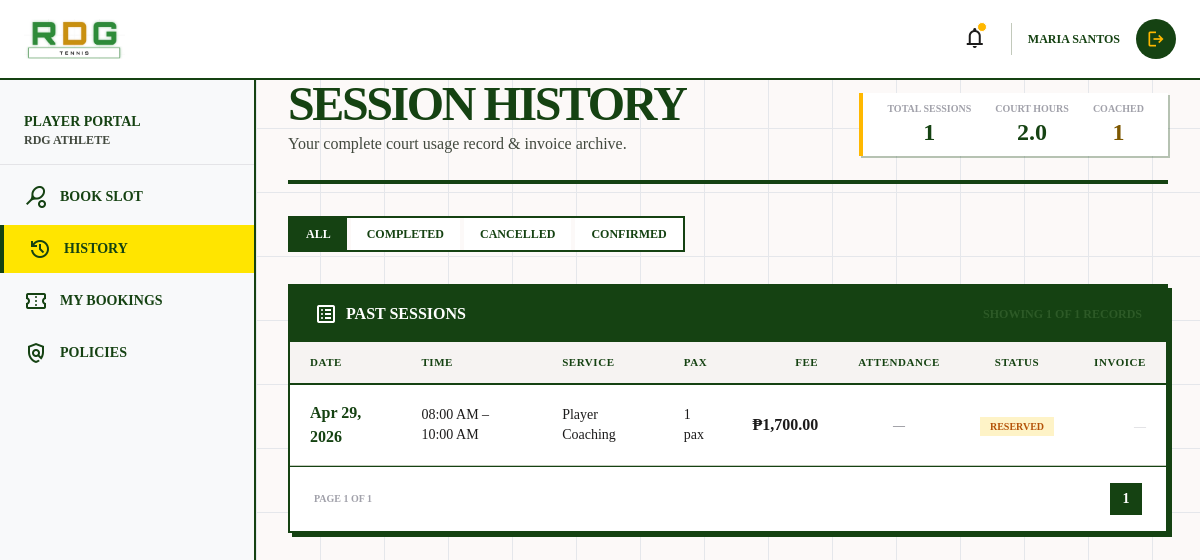
Page /client/history.php (signed in) on the committed database.
### tables this page shows
CREATE TABLE bookings (
  id                    BIGINT UNSIGNED NOT NULL AUTO_INCREMENT,
  booking_code          VARCHAR(20) NOT NULL,
  user_id               BIGINT UNSIGNED NOT NULL,
  schedule_id           BIGINT UNSIGNED NOT NULL,
  pricing_config_id     BIGINT UNSIGNED NOT NULL,
  user_package_id       BIGINT UNSIGNED NULL,
   
  processed_by_admin_id BIGINT UNSIGNED NULL,
  pax                   INT UNSIGNED NOT NULL,
  duration_hours        DECIMAL(4,2) NOT NULL,
  coaching_fee          DECIMAL(10,2) NOT NULL,
  court_fee             DECIMAL(10,2) NOT NULL,
  total_fee             DECIMAL(10,2) NOT NULL,
  status                ENUM('reserved','confirmed','completed','cancelled') NOT NULL DEFAULT 'reserved',
  cancelled_reason      VARCHAR(255) NULL,
  booked_at             TIMESTAMP NOT NULL DEFAULT CURRENT_TIMESTAMP,
  confirmed_at          TIMESTAMP NULL,
  completed_at          TIMESTAMP NULL,
  cancelled_at          TIMESTAMP NULL,    
  reminded_1day_admin   TINYINT(1) NOT NULL DEFAULT 0,
  reminded_3hr_admin    TINYINT(1) NOT NULL DEFAULT 0,
  reminded_1day_player  TINYINT(1) NOT NULL DEFAULT 0,
  reminded_3hr_player   TINYINT(1) NOT NULL DEFAULT 0,
  PRIMARY KEY (id),
  UNIQUE KEY uq_bookings_code (booking_code),
  KEY idx_bookings_schedule (schedule_id),
  KEY idx_bookings_user (user_id, status),
  KEY idx_bookings_status (status),
  CONSTRAINT fk_bookings_user
    FOREIGN KEY (user_id) REFERENCES users(id) ON DELETE RESTRICT,
  CONSTRAINT fk_bookings_schedule
    FOREIGN KEY (schedule_id) REFERENCES schedules(id) ON DELETE RESTRICT,
  CONSTRAINT fk_bookings_pricing
    FOREIGN KEY (pricing_config_id) REFERENCES pricing_config(id) ON DELETE RESTRICT,
  CONSTRAINT fk_bookings_user_package
    FOREIGN KEY (user_package_id) REFERENCES user_packages(id) ON DELETE SET NULL,
  CONSTRAINT fk_bookings_admin
    FOREIGN KEY (processed_by_admin_id) REFERENCES admins(id) ON DELETE SET NULL
);

CREATE TABLE schedules (
  id             BIGINT UNSIGNED NOT NULL AUTO_INCREMENT,
  admin_id       BIGINT UNSIGNED NOT NULL,
  session_date   DATE NOT NULL,
  start_time     TIME NOT NULL,
  end_time       TIME NOT NULL,
  duration_hours DECIMAL(4,2) NOT NULL,
   
  status         ENUM('available','reserved','confirmed','locked') NOT NULL DEFAULT 'available',
  is_game_night  BOOLEAN NOT NULL DEFAULT FALSE,
  reserved_until TIMESTAMP NULL,
  notes          VARCHAR(255) NULL,
  created_at     TIMESTAMP NOT NULL DEFAULT CURRENT_TIMESTAMP,
  updated_at     TIMESTAMP NOT NULL DEFAULT CURRENT_TIMESTAMP ON UPDATE CURRENT_TIMESTAMP,
  PRIMARY KEY (id),
  UNIQUE KEY uq_schedules_slot (session_date, start_time),
  KEY idx_schedules_status (status, session_date),
  KEY idx_schedules_date (session_date),
  CONSTRAINT fk_schedules_admin
    FOREIGN KEY (admin_id) REFERENCES admins(id) ON DELETE RESTRICT
);

### client/history.php (the view, shortened to what this page needs)
<?php
require_once __DIR__ . '/../config/db.php';
$user_id   = $_SESSION['user_id'];
$user_name = $_SESSION['user_name'];
$stmt_notif = $pdo->prepare("SELECT COUNT(*) FROM notifications WHERE user_id=? AND is_read=0");
$stmt_notif->execute([$user_id]);
$unread_count = $stmt_notif->fetchColumn();
$page     = max(1, (int)($_GET['page'] ?? 1));
$per_page = 8;
$offset   = ($page - 1) * $per_page;
$filter_status = $_GET['status'] ?? '';
$filter_cond   = $filter_status ? "AND b.status = ?" : "";
$filter_params = $filter_status ? [$user_id, $filter_status] : [$user_id];
$stmt_count = $pdo->prepare("
    SELECT COUNT(*) FROM bookings b
    WHERE b.user_id = ?
      AND b.status IN ('completed','cancelled','confirmed','reserved') $filter_cond
");
$stmt_count->execute($filter_params);
$total_rows  = $stmt_count->fetchColumn();
$total_pages = max(1, ceil($total_rows / $per_page));
$stmt_hist = $pdo->prepare("
    SELECT
        b.id, b.booking_code, b.status AS booking_status,
        b.pax, (b.coaching_fee > 0) AS add_coaching, b.total_fee, b.booked_at,
        s.session_date AS slot_date, s.start_time, s.end_time,
        p.status AS pay_status, p.method AS pay_method,
        att.status AS attendance_status
    FROM bookings b
    JOIN schedules s ON b.schedule_id = s.id
    LEFT JOIN payments p ON p.booking_id = b.id
    LEFT JOIN attendance att ON att.booking_id = b.id AND att.user_id = ?
    WHERE b.user_id = ?
      AND b.status IN ('completed','cancelled','confirmed','reserved') $filter_cond
    GROUP BY b.id
    ORDER BY s.session_date DESC, s.start_time DESC
    LIMIT ? OFFSET ?
");
$hist_exec_params = array_merge([$user_id], $filter_params, [$per_page, $offset]);
$stmt_hist->execute($hist_exec_params);
$history = $stmt_hist->fetchAll(PDO::FETCH_ASSOC);
$stmt_stats = $pdo->prepare("
    SELECT
        COUNT(*)                              AS total_sessions,
        SUM(s.duration_hours)                AS total_hours,
        SUM(CASE WHEN b.status='completed' THEN 1 ELSE 0 END) AS completed,
        SUM(CASE WHEN b.status='cancelled' THEN 1 ELSE 0 END) AS cancelled,
        SUM(CASE WHEN b.coaching_fee > 0 THEN 1 ELSE 0 END)   AS coached_sessions
    FROM bookings b JOIN schedules s ON b.schedule_id=s.id
    WHERE b.user_id=?
");
$stmt_stats->execute([$user_id]);
$stats = $stmt_stats->fetch(PDO::FETCH_ASSOC);
?>
<!DOCTYPE html>
<html lang="en">
<head>
<script src="https://cdn.tailwindcss.com?plugins=forms,container-queries"></script>
</head>
<body class="bg-[#fcf9f8] text-[#1c1b1b] font-body court-grid min-h-screen">
<header class="fixed top-0 left-0 right-0 z-50 bg-white flex justify-between items-center px-6 h-20 border-b-2 border-primary">
    <div class="flex items-center gap-3">
        <img alt="RDG" class="h-10 w-auto" src="/RDG/RDG Logo.jpg"/>
    </div>
    <div class="flex items-center gap-4">
        <button id="notif-btn" onclick="toggleNotif()" class="relative p-2 hover:bg-[#f6f3f2] transition-colors">
            <span class="material-symbols-outlined text-2xl">notifications</span>
            <?php if($unread_count>0): ?><span class="absolute top-2 right-2 w-2.5 h-2.5 bg-accent rounded-full border border-white"></span><?php endif; ?>
        </button>
        <span class="hidden md:inline font-bold text-xs uppercase text-primary"><?= htmlspecialchars($user_name) ?></span>
        <a href="/RDG/auth/logout.php" class="w-10 h-10 rounded-full bg-primary flex items-center justify-center text-accent hover:opacity-80 transition-opacity">
            <span class="material-symbols-outlined text-xl">logout</span>
        </a>
    </div>
</header>
<aside class="fixed left-0 top-20 h-[calc(100vh-80px)] w-64 bg-[#F8F9FA] border-r-2 border-primary flex flex-col py-4 z-40">
    <div class="px-6 py-4 mb-2 border-b border-zinc-200">
        <p class="font-headline font-bold uppercase text-sm text-primary">Player Portal</p>
        <p class="text-xs text-[#42493e] font-bold uppercase">RDG Athlete</p>
    </div>
    <nav class="flex flex-col gap-1">
        <a class="text-primary hover:bg-zinc-200 px-6 py-3 flex items-center gap-3 font-headline font-bold uppercase text-sm transition-all" href="book_slot.php"><span class="material-symbols-outlined">sports_tennis</span> Book Slot</a>
        <a class="bg-[#FFE500] text-primary border-l-4 border-primary px-6 py-3 flex items-center gap-3 font-headline font-bold uppercase text-sm" href="history.php"><span class="material-symbols-outlined fill-icon">history</span> History</a>
        <a class="text-primary hover:bg-zinc-200 px-6 py-3 flex items-center gap-3 font-headline font-bold uppercase text-sm transition-all" href="my_bookings.php"><span class="material-symbols-outlined">confirmation_number</span> My Bookings</a>
        <a class="text-primary hover:bg-zinc-200 px-6 py-3 flex items-center gap-3 font-headline font-bold uppercase text-sm transition-all" href="policies.php"><span class="material-symbols-outlined">policy</span> Policies</a>
    </nav>
</aside>
<main class="ml-64 pt-20 min-h-screen p-8">
<div class="max-w-6xl mx-auto space-y-8">
    <div class="flex flex-col md:flex-row md:items-end justify-between gap-6 border-b-4 border-primary pb-6">
        <div>
            <h1 class="font-headline font-black text-5xl text-primary uppercase tracking-tighter">Session History</h1>
            <p class="text-[#42493e] mt-1">Your complete court usage record &amp; invoice archive.</p>
        </div>
        <div class="flex gap-6 border-l-4 border-accent pl-6 py-2 bg-white px-6 shadow-[2px_2px_0px_rgba(21,66,18,0.3)]">
            <div class="text-center">
                <p class="text-[10px] font-bold text-zinc-400 uppercase">Total Sessions</p>
                <p class="font-headline font-black text-2xl text-primary"><?= (int)($stats['total_sessions']??0) ?></p>
            </div>
            <div class="text-center">
                <p class="text-[10px] font-bold text-zinc-400 uppercase">Court Hours</p>
                <p class="font-headline font-black text-2xl text-primary"><?= number_format((float)($stats['total_hours']??0),1) ?></p>
            </div>
            <div class="text-center">
                <p class="text-[10px] font-bold text-zinc-400 uppercase">Coached</p>
                <p class="font-headline font-black text-2xl text-secondary"><?= (int)($stats['coached_sessions']??0) ?></p>
            </div>
        </div>
    </div>
    <form method="GET" class="flex flex-wrap gap-3 items-center">
        <div class="flex gap-1 border-2 border-primary overflow-hidden">
            <?php foreach([''=>'All','completed'=>'Completed','cancelled'=>'Cancelled','confirmed'=>'Confirmed'] as $val=>$label):
                $active = ($filter_status === $val); ?>
            <button type="submit" name="status" value="<?= $val ?>"
                class="px-4 py-2 font-headline font-bold text-xs uppercase transition-colors <?= $active ? 'bg-primary text-white' : 'bg-white text-primary hover:bg-zinc-100' ?>">
                <?= $label ?>
            </button>
            <?php endforeach; ?>
        </div>
    </form>
    <div class="bg-white border-2 border-primary overflow-hidden shadow-[4px_4px_0px_rgba(21,66,18,1)]">
        <div class="bg-primary px-6 py-4 flex justify-between items-center">
            <h2 class="font-headline font-bold text-white uppercase flex items-center gap-2">
                <span class="material-symbols-outlined">list_alt</span> Past Sessions
            </h2>
            <span class="text-xs text-primary-container font-bold uppercase">Showing <?= count($history) ?> of <?= $total_rows ?> records</span>
        </div>
        <div class="overflow-x-auto">
            <table class="w-full text-left border-collapse">
                <thead>
                    <tr class="bg-[#f6f3f2] border-b-2 border-primary">
                        <th class="px-5 py-3 font-bold text-primary uppercase text-[11px] tracking-wider">Date</th>
                        <th class="px-5 py-3 font-bold text-primary uppercase text-[11px] tracking-wider">Time</th>
                        <th class="px-5 py-3 font-bold text-primary uppercase text-[11px] tracking-wider">Service</th>
                        <th class="px-5 py-3 font-bold text-primary uppercase text-[11px] tracking-wider">Pax</th>
                        <th class="px-5 py-3 font-bold text-primary uppercase text-[11px] tracking-wider text-right">Fee</th>
                        <th class="px-5 py-3 font-bold text-primary uppercase text-[11px] tracking-wider text-center">Attendance</th>
                        <th class="px-5 py-3 font-bold text-primary uppercase text-[11px] tracking-wider text-center">Status</th>
                        <th class="px-5 py-3 font-bold text-primary uppercase text-[11px] tracking-wider text-right">Invoice</th>
                    </tr>
                </thead>
                <tbody>
                <?php foreach($history as $i => $h):
                    $d = new DateTime($h['slot_date']);
                    $status_map = [
                        'completed' => ['bg-primary text-white','Completed'],
                        'cancelled' => ['bg-red-100 text-red-700','Cancelled'],
                        'confirmed' => ['bg-green-100 text-green-700','Confirmed'],
                        'reserved'  => ['bg-amber-100 text-amber-700','Reserved'],
                    ];
                    [$status_cls, $status_label] = $status_map[$h['booking_status']] ?? ['bg-zinc-100 text-zinc-500','Unknown'];
                    $att_map = ['present'=>'✓ Present','absent'=>'Absent','late'=>'Late','no_show'=>'No Show'];
                    $att_label = $att_map[$h['attendance_status'] ?? ''] ?? '—';
                    $att_cls   = $h['attendance_status']==='present' ? 'text-green-600 font-bold' : 'text-zinc-500';
                ?>
                <tr class="border-b border-[#c2c9bb] hover:bg-[#f6f3f2] transition-colors fade-in <?= $i%2===1?'bg-[#fcf9f8]':'' ?>">
                    <td class="px-5 py-4 font-bold text-primary"><?= $d->format('M d, Y') ?></td>
                    <td class="px-5 py-4 text-sm"><?= date('h:i A',strtotime($h['start_time'])) ?> – <?= date('h:i A',strtotime($h['end_time'])) ?></td>
                    <td class="px-5 py-4 text-sm"><?= $h['add_coaching'] ? 'Player Coaching' : 'Court Hire' ?></td>
                    <td class="px-5 py-4 text-sm"><?= $h['pax'] ?> pax</td>
                    <td class="px-5 py-4 text-right font-bold">&#8369;<?= number_format($h['total_fee'],2) ?></td>
                    <td class="px-5 py-4 text-center text-xs <?= $att_cls ?>"><?= $att_label ?></td>
                    <td class="px-5 py-4 text-center"><span class="px-2.5 py-1 text-[10px] font-bold uppercase <?= $status_cls ?>"><?= $status_label ?></span></td>
                    <td class="px-5 py-4 text-right">
                        <?php if($h['booking_status']==='completed' || $h['pay_status']==='paid'): ?>
                        <button onclick="downloadInvoice('<?= htmlspecialchars($h['booking_code']) ?>', '<?= $d->format('M d, Y') ?>', '<?= number_format($h['total_fee'],2) ?>')"
                            class="inline-flex items-center gap-1 bg-secondary text-white px-3 py-1.5 text-[10px] font-bold uppercase hover:bg-primary transition-colors">
                            <span class="material-symbols-outlined text-[14px]">download</span>Invoice
                        </button>
                        <?php else: ?>
                        <span class="text-zinc-300 text-xs">—</span>
                        <?php endif; ?>
                    </td>
                </tr>
                <?php endforeach; ?>
                </tbody>
            </table>
        </div>
        <div class="px-6 py-4 border-t border-primary flex justify-between items-center bg-white">
            <span class="text-[10px] font-bold text-zinc-400 uppercase">Page <?= $page ?> of <?= $total_pages ?></span>
            <div class="flex gap-1">
                <?php for($p=max(1,$page-2);$p<=min($total_pages,$page+2);$p++): ?>
                <a href="?page=<?= $p ?>&status=<?= urlencode($filter_status) ?>"
                    class="w-8 h-8 flex items-center justify-center font-bold text-sm border transition-colors
                    <?= $p===$page ? 'bg-primary text-white border-primary' : 'border-primary hover:bg-primary hover:text-white' ?>">
                    <?= $p ?>
                </a>
                <?php endfor; ?>
            </div>
        </div>
    </div>
</div>
</main>
</body>
</html>

### client/history.php (style rules this page uses)
.court-grid { background-image:linear-gradient(#e5e7eb 1px,transparent 1px),linear-gradient(90deg,#e5e7eb 1px,transparent 1px);background-size:64px 64px; }
.material-symbols-outlined { font-variation-settings:'FILL' 0,'wght' 400,'GRAD' 0,'opsz' 24; }
.fill-icon { font-variation-settings:'FILL' 1,'wght' 400,'GRAD' 0,'opsz' 24; }
.fade-in { animation:fadeIn .3s ease both }

### rows in the picture
bookings: schedule.session_date "Apr 29, 2026", schedule.start_time "08:00 AM", schedule.end_time "10:00 AM", pax "1", total_fee "1,700.00", att_label "—", status_label "RESERVED"

### other values in the picture
$user_name "MARIA SANTOS"
$stats['total_sessions'] "1"
$stats['total_hours'] "2.0"
$stats['coached_sessions'] "1"
$label "ALL"
$label "COMPLETED"
$label "CANCELLED"
$label "CONFIRMED"
count($history) "1"
$total_rows "1"
$page "1"
$total_pages "1"
